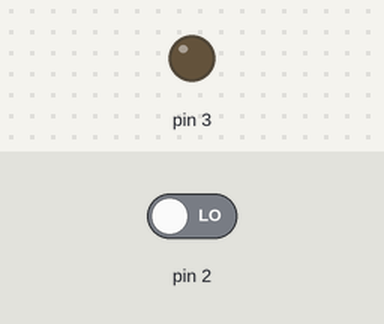
This sketch was run on a simulated Arduino Uno, built with avr-gcc and run on an emulated ATmega328P. On the bench: output pins drawn as LEDs (lit = HIGH). Inputs (shaded band) come from the test bench; at power-on: pin 2 LOW. What the sketch prints to the serial monitor is not drawn.

Above: at 1.2 s.
1.3 s: pin 2 driven HIGH
At 2.3 s:
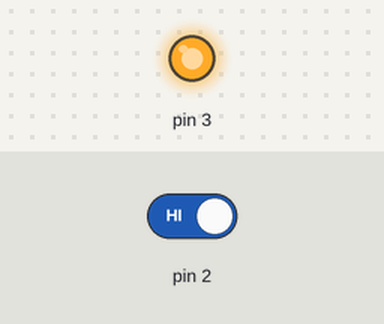
2.8 s: pin 2 driven LOW
At 3.5 s:
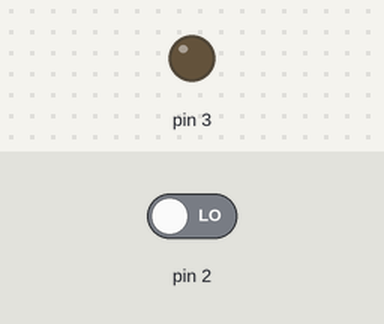
Timing chart, 0 to 5.8 s (numbered marks = the images above; inputs shaded):
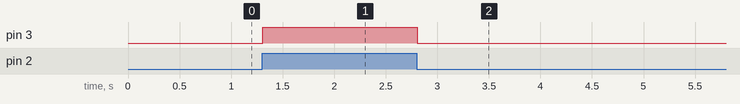

Measured:
- after the input at 1.3 s, pin 3: LOW → HIGH at once
- after the input at 2.8 s, pin 3: HIGH → LOW at once

The sketch:

240104_btn.ino
```cpp
void setup() {
  Serial.begin(9600);  //baudrate(bps -> bit per second)
  pinMode(2, INPUT);
  pinMode(3, OUTPUT);
}

void loop() {
  int btn = digitalRead(2);
  Serial.println(btn);
  digitalWrite(3,btn);
  // if (btn == 1){
  //   digitalWrite(3,1);
  // }
  // else{
  //   digitalWrite(3,0);
  // }
}
```
